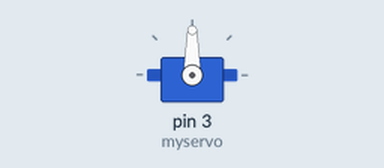
This sketch was run on a simulated Arduino Uno, built with avr-gcc and run on an emulated ATmega328P. Shown: servo.

Above: at 0.05 s.
Timing chart, 0 to 4.6 s (numbered marks = the images above):
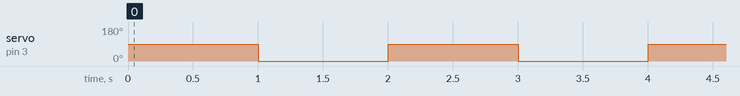

Measured:
- by itself, servo on pin 3 (myservo): alternates 90° for 1.0 s and 0° for 1.0 s

The sketch:

q08.ino
```cpp
#include <Servo.h>

int ledPin = 3;
int duty = 0;

Servo myservo;

void setup() {
    myservo.attach(3);
}

void loop()
{
    if (duty == 90){
        duty = 0;
    } else {
        duty = 90;
    }
    myservo.write(duty);
    delay(1000);
}
```
